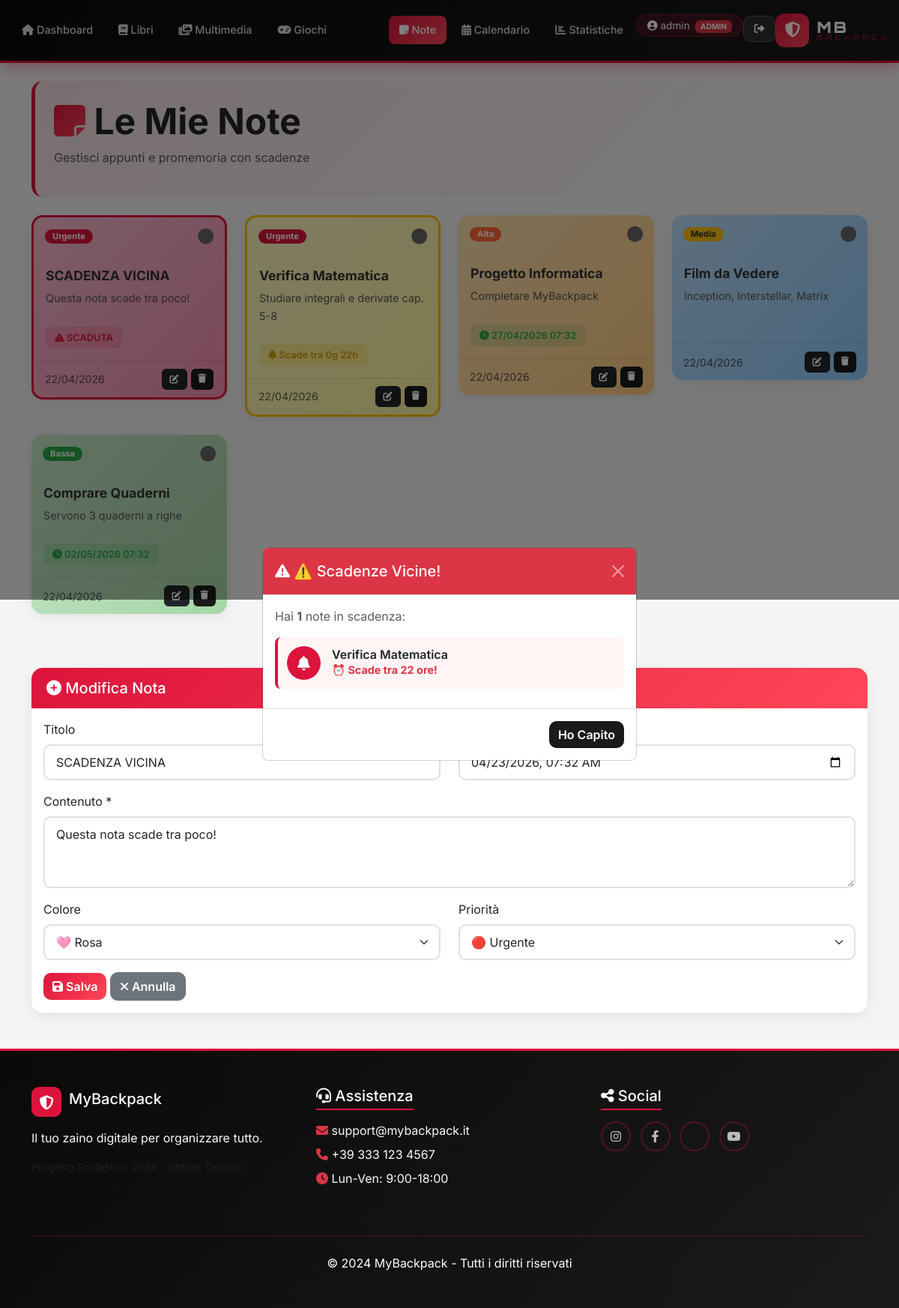
/note.php?edit=5 (signed in), run on the app's committed database.
### tables this page shows
CREATE TABLE utenti (
    id INT AUTO_INCREMENT PRIMARY KEY,
    username VARCHAR(50) UNIQUE NOT NULL,
    email VARCHAR(100) UNIQUE NOT NULL,
    password VARCHAR(255) NOT NULL,
    tipologia ENUM('admin', 'user') DEFAULT 'user',
    data_registrazione TIMESTAMP DEFAULT CURRENT_TIMESTAMP,
    INDEX idx_username (username)
);

CREATE TABLE note (
    id INT AUTO_INCREMENT PRIMARY KEY,
    user_id INT NOT NULL,
    titolo VARCHAR(200),
    contenuto TEXT NOT NULL,
    colore ENUM('yellow','green','blue','pink','orange','purple') DEFAULT 'yellow',
    priorita ENUM('bassa','media','alta','urgente') DEFAULT 'media',
    data_scadenza DATETIME,
    completata BOOLEAN DEFAULT FALSE,
    data_creazione TIMESTAMP DEFAULT CURRENT_TIMESTAMP,
    FOREIGN KEY (user_id) REFERENCES utenti(id) ON DELETE CASCADE,
    INDEX idx_user (user_id)
);

### note.php (the view, shortened to what this page needs)
<?php
include 'includes/header.php';
$db = getDB();
$user_id = $_SESSION['user_id'];
$stmt = $db->prepare("SELECT * FROM note WHERE user_id = ? ORDER BY completata ASC,
    CASE priorita WHEN 'urgente' THEN 1 WHEN 'alta' THEN 2 WHEN 'media' THEN 3 WHEN 'bassa' THEN 4 END,
    data_scadenza ASC");
$stmt->execute([$user_id]);
$note = $stmt->fetchAll();
$stmt = $db->prepare("SELECT * FROM note WHERE user_id = ? AND data_scadenza IS NOT NULL AND data_scadenza BETWEEN NOW() AND DATE_ADD(NOW(), INTERVAL 2 DAY) AND completata = 0");
$stmt->execute([$user_id]);
$note_scadenza = $stmt->fetchAll();
$nota_edit = null;
if(isset($_GET['edit'])) {
    $stmt = $db->prepare("SELECT * FROM note WHERE id = ? AND user_id = ?");
    $stmt->execute([intval($_GET['edit']), $user_id]);
    $nota_edit = $stmt->fetch();
}
?>
<?php if(count($note_scadenza) > 0): ?>
<div class="modal fade" id="scadenzaModal" tabindex="-1">
    <div class="modal-dialog modal-dialog-centered">
        <div class="modal-content scadenza-modal">
            <div class="modal-header bg-danger text-white">
                <h5 class="modal-title"><i class="fas fa-exclamation-triangle"></i> ⚠️ Scadenze Vicine!</h5>
                <button type="button" class="btn-close btn-close-white" data-bs-dismiss="modal"></button>
            </div>
            <div class="modal-body">
                <p class="text-muted mb-3">Hai <strong><?php echo count($note_scadenza); ?></strong> note in scadenza:</p>
                <?php foreach($note_scadenza as $ns): ?>
                    <?php
                    $scad = new DateTime($ns['data_scadenza']);
                    $ora = new DateTime();
                    $diff = $ora->diff($scad);
                    $ore_rimaste = ($diff->days * 24) + $diff->h;
                    ?>
                    <div class="scadenza-item">
                        <div class="scadenza-icon">
                            <i class="fas fa-bell"></i>
                        </div>
                        <div class="scadenza-info">
                            <h6><?php echo htmlspecialchars($ns['titolo'] ?: 'Nota senza titolo'); ?></h6>
                            <p class="mb-0">
                                <?php if($ore_rimaste <= 24): ?>
                                    <span class="text-danger fw-bold">⏰ Scade tra <?php echo $ore_rimaste; ?> ore!</span>
                                <?php else: ?>
                                    <span class="text-warning">📅 Scade tra <?php echo $diff->days; ?> giorno/i</span>
                                <?php endif; ?>
                            </p>
                        </div>
                    </div>
                <?php endforeach; ?>
            </div>
            <div class="modal-footer">
                <button type="button" class="btn btn-danger" data-bs-dismiss="modal">Ho Capito</button>
            </div>
        </div>
    </div>
</div>
<?php endif; ?>
<div class="page-header mb-4">
    <h2 class="display-5 fw-bold">
        <i class="fas fa-sticky-note text-gradient"></i> Le Mie Note
    </h2>
    <p class="text-muted">Gestisci appunti e promemoria con scadenze</p>
</div>
<div class="row mb-5">
    <?php if(count($note) > 0): ?>
        <?php foreach($note as $nota): ?>
            <?php
            $scaduta = false;
            $quasi_scaduta = false;
            if($nota['data_scadenza'] && !$nota['completata']) {
                $ora = new DateTime();
                $scad = new DateTime($nota['data_scadenza']);
                $diff = $ora->diff($scad);
                $scaduta = $scad < $ora;
                $quasi_scaduta = !$scaduta && $diff->days <= 2;
            }
            ?>
            <div class="col-md-4 col-lg-3 mb-4">
                <div class="card note-card-premium note-<?php echo $nota['colore']; ?> <?php echo $nota['completata'] ? 'note-completata' : ''; ?> <?php echo $scaduta ? 'note-scaduta' : ''; ?> <?php echo $quasi_scaduta ? 'note-quasi-scaduta' : ''; ?>">
                    <div class="note-header">
                        <span class="badge badge-priorita-<?php echo $nota['priorita']; ?>">
                            <?php echo ucfirst($nota['priorita']); ?>
                        </span>
                        <a href="note.php?toggle=<?php echo $nota['id']; ?>" class="note-check <?php echo $nota['completata'] ? 'checked' : ''; ?>">
                            <i class="fas fa-<?php echo $nota['completata'] ? 'check-circle' : 'circle'; ?>"></i>
                        </a>
                    </div>
                    <div class="card-body">
                        <?php if($nota['titolo']): ?>
                            <h5 class="note-title <?php echo $nota['completata'] ? 'text-decoration-line-through' : ''; ?>">
                                <?php echo htmlspecialchars($nota['titolo']); ?>
                            </h5>
                        <?php endif; ?>
                        <p class="note-content"><?php echo nl2br(htmlspecialchars($nota['contenuto'])); ?></p>
                        <?php if($nota['data_scadenza']): ?>
                            <div class="note-scadenza <?php echo $scaduta ? 'scaduta' : ($quasi_scaduta ? 'quasi' : 'ok'); ?>">
                                <i class="fas fa-<?php echo $scaduta ? 'exclamation-triangle' : ($quasi_scaduta ? 'bell' : 'clock'); ?>"></i>
                                <?php if($scaduta): ?>
                                    SCADUTA
                                <?php elseif($quasi_scaduta): ?>
                                    Scade tra <?php echo $diff->days; ?>g <?php echo $diff->h; ?>h
                                <?php else: ?>
                                    <?php echo date('d/m/Y H:i', strtotime($nota['data_scadenza'])); ?>
                                <?php endif; ?>
                            </div>
                        <?php endif; ?>
                    </div>
                    <div class="note-footer">
                        <small class="text-muted"><?php echo date('d/m/Y', strtotime($nota['data_creazione'])); ?></small>
                        <div class="note-actions">
                            <a href="note.php?edit=<?php echo $nota['id']; ?>#form-nota" class="btn btn-sm btn-dark"><i class="fas fa-edit"></i></a>
                            <a href="note.php?delete=<?php echo $nota['id']; ?>" class="btn btn-sm btn-danger" onclick="return confirm('Eliminare?')"><i class="fas fa-trash"></i></a>
                        </div>
                    </div>
                </div>
            </div>
        <?php endforeach; ?>
    <?php endif; ?>
</div>
<div class="card card-premium" id="form-nota">
    <div class="card-header">
        <h5 class="mb-0"><i class="fas fa-plus-circle"></i> <?php echo $nota_edit ? 'Modifica Nota' : 'Nuova Nota'; ?></h5>
    </div>
    <div class="card-body">
        <form method="POST">
            <div class="row">
                <div class="col-md-6 mb-3">
                    <label class="form-label">Titolo</label>
                    <input type="text" class="form-control" name="titolo" value="<?php echo $nota_edit ? htmlspecialchars($nota_edit['titolo']) : ''; ?>">
                </div>
                <div class="col-md-6 mb-3">
                    <label class="form-label"><i class="fas fa-calendar-times"></i> Scadenza</label>
                    <input type="datetime-local" class="form-control" name="data_scadenza"
                           value="<?php echo $nota_edit && $nota_edit['data_scadenza'] ? date('Y-m-d\TH:i', strtotime($nota_edit['data_scadenza'])) : ''; ?>">
                </div>
            </div>
            <div class="mb-3">
                <label class="form-label">Contenuto *</label>
                <textarea class="form-control" name="contenuto" rows="3" required><?php echo $nota_edit ? htmlspecialchars($nota_edit['contenuto']) : ''; ?></textarea>
            </div>
            <div class="row">
                <div class="col-md-6 mb-3">
                    <label class="form-label">Colore</label>
                    <select class="form-select" name="colore">
                        <option value="pink" <?php echo ($nota_edit && $nota_edit['colore']=='pink') ? 'selected' : ''; ?>>🩷 Rosa</option>
                    </select>
                </div>
                <div class="col-md-6 mb-3">
                    <label class="form-label">Priorità</label>
                    <select class="form-select" name="priorita">
                        <option value="urgente" <?php echo ($nota_edit && $nota_edit['priorita']=='urgente') ? 'selected' : ''; ?>>🔴 Urgente</option>
                    </select>
                </div>
            </div>
            <button type="submit" class="btn btn-primary"><i class="fas fa-save"></i> <?php echo $nota_edit ? 'Salva' : 'Aggiungi'; ?></button>
            <?php if($nota_edit): ?><a href="note.php" class="btn btn-secondary"><i class="fas fa-times"></i> Annulla</a><?php endif; ?>
        </form>
    </div>
</div>
<?php include 'includes/footer.php'; ?>

### includes/header.php (shortened to what this page needs)
<?php
function getTipologia() {
    $db = getDB();
    $stmt = $db->prepare("SELECT tipologia FROM utenti WHERE id = ?");
    $stmt->execute([$_SESSION['user_id']]);
    $row = $stmt->fetch(PDO::FETCH_ASSOC);
    return $row ? $row['tipologia'] : 'user';
}
$tipologia = getTipologia();
?>
<!DOCTYPE html>
<html lang="it">
<head>
    <link href="https://cdn.jsdelivr.net/npm/bootstrap@5.3.0/dist/css/bootstrap.min.css" rel="stylesheet">
    <link rel="stylesheet" href="https://cdnjs.cloudflare.com/ajax/libs/font-awesome/6.4.0/css/all.min.css">
    <link rel="stylesheet" href="css/style.css">
</head>
<body>
<?php if(isset($_SESSION['user_id'])): ?>
<nav class="navbar navbar-expand-lg navbar-custom">
    <div class="container-fluid">
        <a class="navbar-brand mx-auto order-lg-1" href="dashboard.php">
            <div class="logo-container">
                <div class="logo-icon">
                    <i class="fas fa-shield-alt"></i>
                </div>
                <div class="logo-text">
                    <span class="logo-main">MB</span>
                    <span class="logo-sub">BACKPACK</span>
                </div>
            </div>
        </a>
        <div class="collapse navbar-collapse order-lg-0" id="navbarNav">
            <ul class="navbar-nav me-auto">
                <li class="nav-item">
                    <a class="nav-link <?php echo basename($_SERVER['PHP_SELF']) == 'dashboard.php' ? 'active' : ''; ?>" href="dashboard.php">
                        <i class="fas fa-home"></i> Dashboard
                    </a>
                </li>
                <li class="nav-item">
                    <a class="nav-link <?php echo basename($_SERVER['PHP_SELF']) == 'libri.php' ? 'active' : ''; ?>" href="libri.php">
                        <i class="fas fa-book"></i> Libri
                    </a>
                </li>
                <li class="nav-item">
                    <a class="nav-link <?php echo basename($_SERVER['PHP_SELF']) == 'multimedia.php' ? 'active' : ''; ?>" href="multimedia.php">
                        <i class="fas fa-photo-video"></i> Multimedia
                    </a>
                </li>
                <li class="nav-item">
                    <a class="nav-link <?php echo basename($_SERVER['PHP_SELF']) == 'giochi.php' ? 'active' : ''; ?>" href="giochi.php">
                        <i class="fas fa-gamepad"></i> Giochi
                    </a>
                </li>
            </ul>
            <ul class="navbar-nav ms-auto order-lg-2">
                <li class="nav-item">
                    <a class="nav-link <?php echo basename($_SERVER['PHP_SELF']) == 'note.php' ? 'active' : ''; ?>" href="note.php">
                        <i class="fas fa-sticky-note"></i> Note
                    </a>
                </li>
                <li class="nav-item">
                    <a class="nav-link <?php echo basename($_SERVER['PHP_SELF']) == 'calendario.php' ? 'active' : ''; ?>" href="calendario.php">
                        <i class="fas fa-calendar-alt"></i> Calendario
                    </a>
                </li>
                <li class="nav-item">
                    <a class="nav-link <?php echo basename($_SERVER['PHP_SELF']) == 'statistiche.php' ? 'active' : ''; ?>" href="statistiche.php">
                        <i class="fas fa-chart-bar"></i> Statistiche
                    </a>
                </li>
                <li class="nav-item">
                    <span class="navbar-text user-badge">
                        <i class="fas fa-user-circle"></i>
                        <?php echo htmlspecialchars($_SESSION['username']); ?>
                        <span class="badge bg-<?php echo $tipologia == 'admin' ? 'danger' : 'secondary'; ?> ms-1">
                            <?php echo strtoupper($tipologia); ?>
                        </span>
                    </span>
                </li>
                <li class="nav-item">
                    <a class="btn btn-logout" href="logout.php">
                        <i class="fas fa-sign-out-alt"></i>
                    </a>
                </li>
            </ul>
        </div>
    </div>
</nav>
<?php endif; ?>
<div class="<?php echo isset($_SESSION['user_id']) ? 'container mt-4' : ''; ?>">

### data on the page
utenti: tipologia "ADMIN"
note: titolo "Verifica Matematica", priorita "Urgente", completata 0 (drawn), contenuto "Studiare integrali e derivate cap. 5-8", data_scadenza "0", data_scadenza "22", data_creazione "22/04/2026"
note: priorita "Urgente", completata 0 (drawn), titolo "SCADENZA VICINA", contenuto "Questa nota scade tra poco!", shows "SCADUTA", data_creazione "22/04/2026", data_scadenza "04/23/2026 07:32", colore "🩷 Rosa", priorita "🔴 Urgente"
note: priorita "Alta", completata 0 (drawn), titolo "Progetto Informatica", contenuto "Completare MyBackpack", data_scadenza "27/04/2026 07:32", data_creazione "22/04/2026"
note: priorita "Media", completata 0 (drawn), titolo "Film da Vedere", contenuto "Inception, Interstellar, Matrix", data_creazione "22/04/2026"
note: priorita "Bassa", completata 0 (drawn), titolo "Comprare Quaderni", contenuto "Servono 3 quaderni a righe", data_scadenza "02/05/2026 07:32", data_creazione "22/04/2026"

### other printed values
$_SESSION['username'] "admin"
count($note_scadenza) "1"
